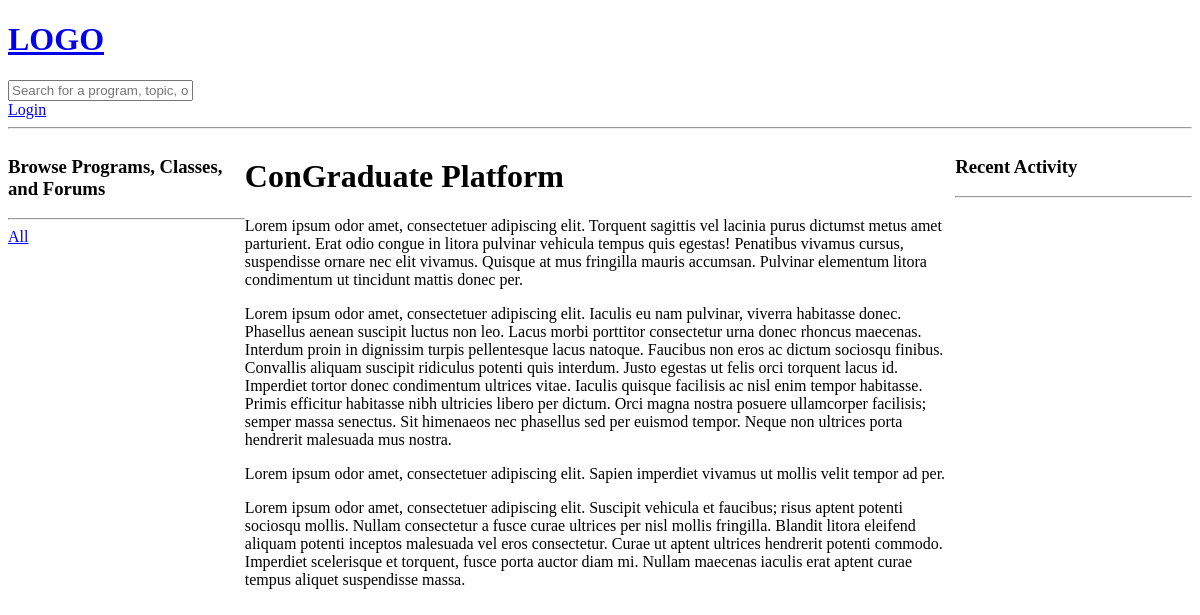
Before: / with the older database file.
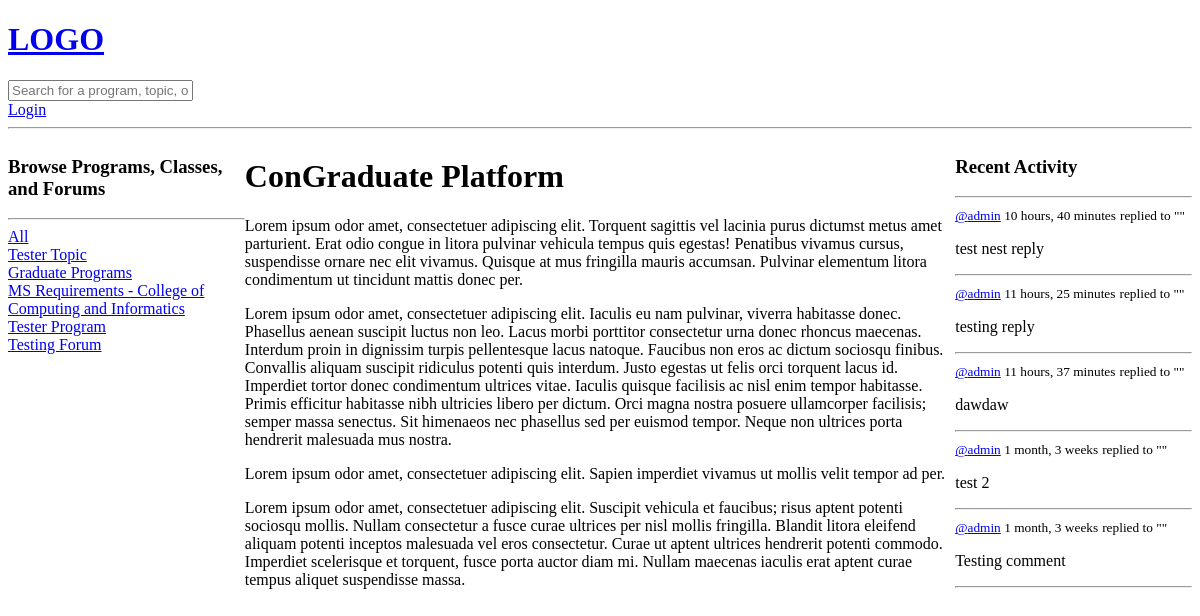
After: the same page with the newer database file.
### base/models.py (models this page shows, shortened)
class Topic(models.Model):
    name = models.CharField(max_length=200)

class Program(models.Model):
    name = models.CharField(max_length=200)
    body = models.TextField()
    topic = models.ForeignKey(Topic, on_delete=models.SET_NULL, null=True)
    updated = models.DateTimeField(auto_now=True)
    created = models.DateTimeField(auto_now_add=True)
    class Meta:
        ordering = ['-updated', '-created']

class Forum(models.Model):
    host = models.ForeignKey(User, on_delete=models.SET_NULL, null=True)
    topic = models.ForeignKey(Topic, on_delete=models.SET_NULL, null=True)
    name = models.CharField(max_length=200)
    description = models.TextField(null=True, blank=True)
    participants = models.ManyToManyField(User, related_name='participants', blank=True)
    updated = models.DateTimeField(auto_now=True)
    created = models.DateTimeField(auto_now_add=True)
    class Meta:
        ordering = ['-updated', '-created']

class Message(models.Model):
    user = models.ForeignKey(User, on_delete=models.CASCADE)
    forum = models.ForeignKey(Forum, on_delete=models.CASCADE)
    body = models.TextField()
    parent_message = models.ForeignKey('self', on_delete=models.SET_NULL, null=True, blank=True, related_name='replies')
    updated = models.DateTimeField(auto_now=True)
    created = models.DateTimeField(auto_now_add=True)
    class Meta:
        ordering = ['-updated', '-created']

### base/views.py (the view)
# urls.py: path('', views.home, name="home"),
def home(request):
    q = request.GET.get('q') if request.GET.get('q') != None else ''
    forums = Forum.objects.filter(
        Q(topic__name__icontains=q) |
        Q(name__icontains=q) |
        Q(description__icontains=q)
    )
    topics = Topic.objects.all()
    programs = Program.objects.all()
    activity_messages = Message.objects.all().filter(Q(forum__topic__name__icontains=q))
    context = {'forums':forums, 'topics':topics, 'programs':programs, 'activity_messages':activity_messages}
    return render(request, 'base/home.html', context)

### base/templates/base/home.html (shortened to what this page needs)
{% extends 'main.html' %}
{% block content %}
<div class="home-container">
    <div>
        {% include 'base/topic_comp.html' %}
    </div>
    <div>
        <h1>ConGraduate Platform</h1>
        <p>Lorem ipsum odor amet, consectetuer adipiscing elit. Torquent sagittis vel lacinia purus dictumst metus amet parturient. Erat odio congue in litora pulvinar vehicula tempus quis egestas! Penatibus vivamus cursus, suspendisse ornare nec elit vivamus. Quisque at mus fringilla mauris accumsan. Pulvinar elementum litora condimentum ut tincidunt mattis donec per.</p>
        <p>Lorem ipsum odor amet, consectetuer adipiscing elit. Iaculis eu nam pulvinar, viverra habitasse donec. Phasellus aenean suscipit luctus non leo. Lacus morbi porttitor consectetur urna donec rhoncus maecenas. Interdum proin in dignissim turpis pellentesque lacus natoque. Faucibus non eros ac dictum sociosqu finibus. Convallis aliquam suscipit ridiculus potenti quis interdum.
            Justo egestas ut felis orci torquent lacus id. Imperdiet tortor donec condimentum ultrices vitae. Iaculis quisque facilisis ac nisl enim tempor habitasse. Primis efficitur habitasse nibh ultricies libero per dictum. Orci magna nostra posuere ullamcorper facilisis; semper massa senectus. Sit himenaeos nec phasellus sed per euismod tempor. Neque non ultrices porta hendrerit malesuada mus nostra.</p>
        <p>Lorem ipsum odor amet, consectetuer adipiscing elit. Sapien imperdiet vivamus ut mollis velit tempor ad per.</p>
        <p>Lorem ipsum odor amet, consectetuer adipiscing elit. Suscipit vehicula et faucibus; risus aptent potenti sociosqu mollis. Nullam consectetur a fusce curae ultrices per nisl mollis fringilla. Blandit litora eleifend aliquam potenti inceptos malesuada vel eros consectetur. Curae ut aptent ultrices hendrerit potenti commodo. Imperdiet scelerisque et torquent, fusce porta auctor diam mi. Nullam maecenas iaculis erat aptent curae tempus aliquet suspendisse massa.</p>
    </div>
    <div>
        {% include 'base/activity_comp.html'%}
    </div>
</div>
{% endblock content %}

### templates/main.html (shortened to what this page needs)
{% load static %}
<!DOCTYPE html>
<html>
<head>
    <link rel='stylesheet' type='text/css' media='screen' href="{% static 'styles/style.css' %}">
</head>
<body>
    {% include 'navbar.html' %}
    {% block content  %}
    {% endblock %}
</body>
</html>

### templates/navbar.html
<a href="/">
    <h1>LOGO</h1>
</a>
<form class='searchBar' method="GET" action="{% url 'home' %}">
    <input type='text' name='q' placeholder='Search for a program, topic, or forum...' />
</form>
<div class='userNavIndicator'>
    {% if request.user.is_authenticated %}
        <p>Hello {{request.user}}</p>
        <a href="{% url 'logout' %}">Logout</a>
        <a href="{% url 'user-profile' user.id %}"> Profile</a>
        {% if request.user.is_superuser or request.user.is_staff %}
            <a href="{% url 'scrape-page' %}">Admin Create Program</a>
        {% endif %}
    {% else %}
        <a href="{% url 'login' %}">Login</a>
    {% endif %}
</div>
<hr>

### base/templates/base/topic_comp.html
<h3>Browse Programs, Classes, and Forums</h3>
<hr>
<div>
    <a href="{% url 'home' %}">All</a>
</div>
{% for topic in topics %}
    <div>
        <a href="{% url 'home' %}?q={{topic.name}}">{{topic.name}}</a>
    </div>
{% endfor %}
{% for program in programs %}
    <div>
        <a href="{% url 'program' program.id %}">{{program.name}}</a>
    </div>
{% endfor %}
{% for forum in forums %}
    <div>
        <a href="{% url 'forum' forum.id %}">{{forum.name}}</a>
    </div>
{% endfor %}

### base/templates/base/activity_comp.html
<h3>Recent Activity</h3>
<hr>
{% for message in activity_messages %}
    <div>
        <small><a href="{% url 'user-profile' message.user.id %}">@{{message.user}}</a> {{message.created|timesince}}</small>
        <small>replied to "{{message.room}}"</small>
        <p>{{message.body}}</p>
        <hr>
    </div>
{% endfor %}

### base/templates/base/home.html (style rules this page uses)
.home-container { display: grid; grid-template-columns: 1fr 3fr 1fr; }

Changed rows visible on the page:
added Topic: name "Tester Topic"
added Topic: name "Graduate Programs"
added Program: name "MS Requirements - College of Computing and Informatics"
added Program: name "Tester Program"
added Forum: name "Testing Forum"
added Message: user "admin", created "10 hours, 40 minutes", body "test nest reply"
added Message: user "admin", created "11 hours, 25 minutes", body "testing reply"
added Message: user "admin", created "11 hours, 37 minutes", body "dawdaw"
added Message: user "admin", created "1 month, 3 weeks", body "test 2"
added Message: user "admin", created "1 month, 3 weeks", body "Testing comment"
